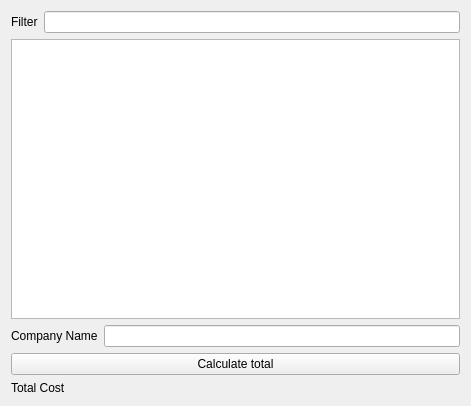
<?xml version="1.0" encoding="UTF-8"?>
<ui version="4.0">
 <class>Gui</class>
 <widget class="QWidget" name="Gui">
  <property name="geometry">
   <rect>
    <x>0</x>
    <y>0</y>
    <width>471</width>
    <height>406</height>
   </rect>
  </property>
  <property name="windowTitle">
   <string>Gui</string>
  </property>
  <layout class="QVBoxLayout" name="verticalLayout">
   <item>
    <layout class="QHBoxLayout" name="horizontalLayout">
     <item>
      <widget class="QLabel" name="label">
       <property name="text">
        <string>Filter</string>
       </property>
      </widget>
     </item>
     <item>
      <widget class="QLineEdit" name="pairLineEdit"/>
     </item>
    </layout>
   </item>
   <item>
    <widget class="QListWidget" name="listWidget"/>
   </item>
   <item>
    <layout class="QHBoxLayout" name="horizontalLayout_2">
     <item>
      <widget class="QLabel" name="label_2">
       <property name="text">
        <string>Company Name</string>
       </property>
      </widget>
     </item>
     <item>
      <widget class="QLineEdit" name="CompanyLineEdit"/>
     </item>
    </layout>
   </item>
   <item>
    <widget class="QPushButton" name="CalculateTotalButton">
     <property name="text">
      <string>Calculate total</string>
     </property>
    </widget>
   </item>
   <item>
    <widget class="QLabel" name="TotalCost">
     <property name="text">
      <string>Total Cost</string>
     </property>
    </widget>
   </item>
  </layout>
 </widget>
 <resources/>
 <connections/>
</ui>
